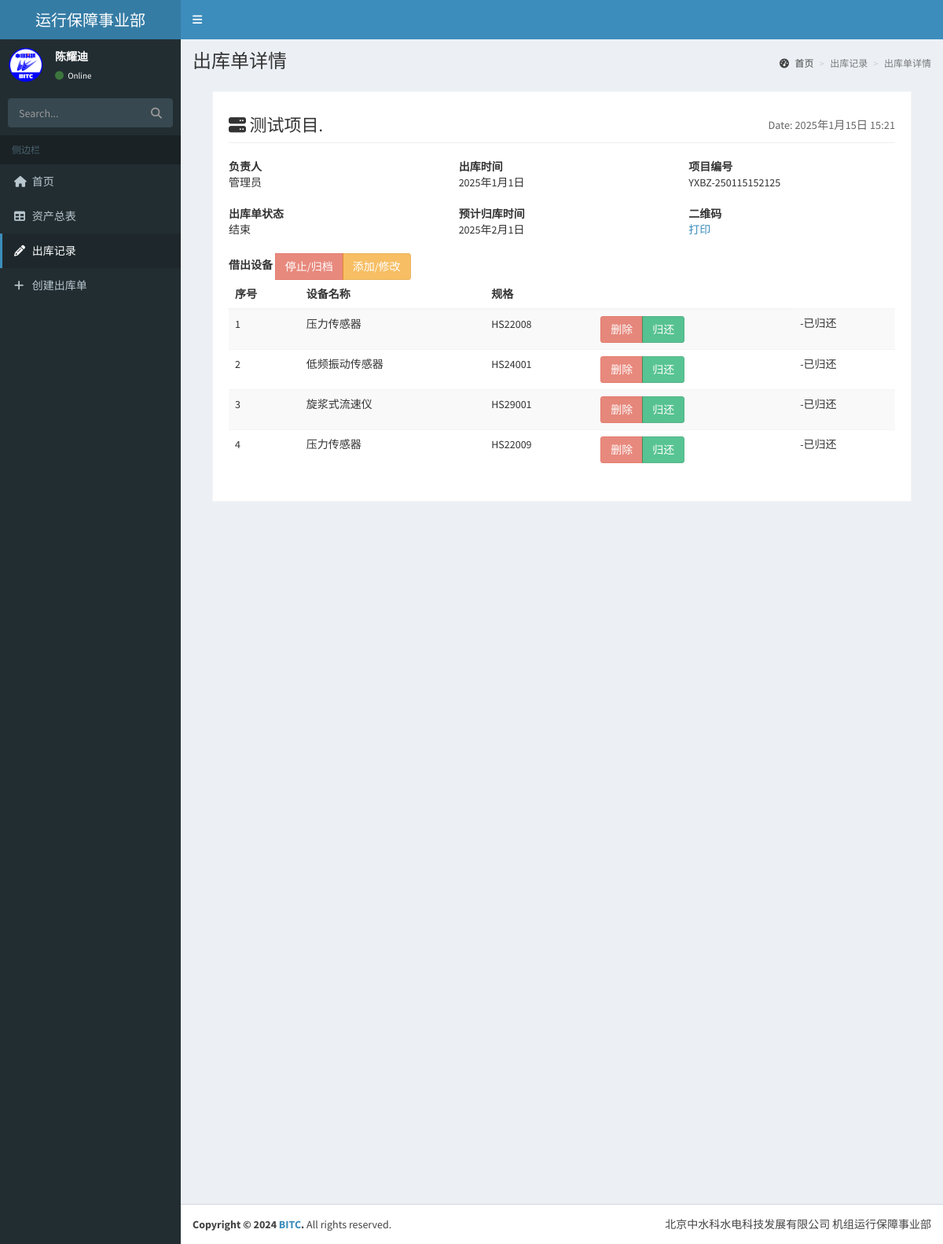
The page /assetsmanagermini/table/detail/YXBZ-250115152125/info on the database its author committed.
### main_app/models.py (models this page shows, shortened)
class Tables(models.Model):
    St_Outgoing_Choise = (
        ('进行', '进行'),
        ('结束', '结束'),
        ('挂起', '挂起')
    )
    Number_form = models.CharField(max_length=50, verbose_name='出库单编号', null=True, blank=True)
    Name_person = models.CharField(max_length=50, verbose_name='负责人', null=True, blank=True)
    Create_time = models.DateTimeField(auto_now_add=True, verbose_name='申请时间', null=True, blank=True)
    Start_date = models.DateField(verbose_name='出库时间', null=True, blank=True, auto_now=False)
    End_date = models.DateField(verbose_name='预计入库时间', null=True, blank=True, auto_now=False)
    Project = models.CharField(max_length=50, verbose_name='申请项目', null=True, blank=True)
    Status = models.CharField(max_length=10, verbose_name='单状态', null=True, blank=True, choices=St_Outgoing_Choise)
    Form_uid = models.UUIDField(default=uuid.uuid4, editable=False, unique=True)
    Asset_list = models.TextField(verbose_name='归档设备列表', null=True, blank=True, default='')

class RecordTables(models.Model):
    Table = models.ForeignKey(Tables, on_delete=models.CASCADE)
    Asset = models.ForeignKey(Assets, on_delete=models.CASCADE)
    DateTime = models.DateTimeField(auto_now_add=True)
    IdentfyCode = models.UUIDField(default=uuid.uuid4, editable=False, unique=True)

class Assets(models.Model):
    No = models.CharField(max_length=50, verbose_name='编号', null=True, blank=True)
    Na = models.CharField(max_length=50, verbose_name='名称', null=True, blank=True)
    Mo = models.CharField(max_length=50, verbose_name='规格/型号', null=True, blank=True)
    Co = models.IntegerField(verbose_name='数量', null=True, blank=True)
    Ma = models.CharField(max_length=50, verbose_name='生产厂家', null=True, blank=True)
    Ra = models.CharField(max_length=50, verbose_name='量程', null=True, blank=True)
    Lo = models.CharField(max_length=50, verbose_name='存放货架', null=True, blank=True)
    St = models.BooleanField(verbose_name='借出状态', null=True, blank=True)
    Bo = models.DateField(auto_now=False, verbose_name='借出时间', null=True, blank=True)
    Ba = models.DateField(auto_now=False, verbose_name='预计归还时间', null=True, blank=True)
    Po = models.CharField(max_length=50, verbose_name='借用项目', null=True, blank=True)
    Rm = models.TextField(verbose_name='备注', null=True, blank=True)

### main_app/views.py (the view)
# urls.py: path('table/detail/<str:oid>/info', views.outgoingdetail, name='outgoingdetailinfo'),
def outgoingdetail(request, oid):
    if request.method == "GET":
        metching = Tables.objects.get(Number_form=oid)
        metch_records = RecordTables.objects.filter(Table=metching).select_related("Asset").all()
        return render(request, template_name='assets/outgoingdetail.html', context={
            'outgoing': metching,
            'assets': metch_records,
        })

### templates/assets/outgoingdetail.html (shortened to what this page needs)
{% extends 'starter.html' %}
{% load static %}
{% block pageheader %}出库单详情{% endblock %}
{% block Username %}陈耀迪{% endblock %}
{% block secondpage %}出库记录{% endblock %}
{% block thirdpage %}出库单详情{% endblock %}
{% block isActive3 %}"active"{% endblock %}
{% block css %}
    <link rel="stylesheet" href="{% static 'adminlet-2.4.10/dist/css/skins/_all-skins.min.css' %}">
{% endblock %}
{% block content %}
    <section class="invoice">
        <div class="row">
            <div class="col-xs-12">
                <h2 class="page-header">
                    <i class="fa fa-server"></i> {{ outgoing.Project }}.
                    <small class="pull-right">Date: {{ outgoing.Create_time }}</small>
                </h2>
            </div>
        </div>
        <div class="row invoice-info">
            <div class="col-sm-4 invoice-col">
                <b>负责人</b>
                <address>
                    {{ outgoing.Name_person }}
                </address>
                <b>出库单状态</b>
                <address>
                    {{ outgoing.Status }}
                </address>
            </div>
            <div class="col-sm-4 invoice-col">
                <b>出库时间</b>
                <address>
                    {{ outgoing.Start_date }}
                </address>
                <b>预计归库时间</b>
                <address>
                    {{ outgoing.End_date }}
                </address>
            </div>
            <div class="col-sm-4 invoice-col">
                <b>项目编号</b>
                <address>
                    {{ outgoing.Number_form }}
                </address>
                <b>二维码</b>
                <address>
                    <a href="" id="barcode">打印</a>
                </address>
            </div>
        </div>
        <div class="row">
            <div class="col-xs-12 table-responsive">
                <b>借出设备</b>
                <table id="example1" class="table table-striped">
                    <thead>
                    <tr>
                        <th>序号</th>
                        <th>设备名称</th>
                        <th>规格</th>
                        <th></th>
                    </tr>
                    </thead>
                    {% if assets %}
                        <tbody>
                        {% for asset in assets %}
                            <tr>
                                <td>{{ forloop.counter }}</td>
                                <td>{{ asset.Asset.Na }}</td>
                                <td>{{ asset.Asset.Mo }}</td>
                                <td>
                                    <div class="btn-group">
                                        <input type="button" class="btn btn-danger remove" id="remove"
                                               href="" value="删除" asset_id="{{ asset.Asset.No }}"
                                               {% if outgoing.Status != '进行' %}disabled{% endif %}>
                                        <input type="button" class="btn btn-success back" id="back"
                                               href="" value="归还" asset_id="{{ asset.Asset.No }}"
                                               {% if asset.Asset.St != 1 %}disabled{% endif %}>
                                    </div>
                                </td>
                                {% if asset.Asset.St != 1 %}<td>-已归还</td>{% endif %}
                            </tr>
                        {% endfor %}
                        </tbody>
                    {% else %}
                        <td align="center" colspan="5">该出库单中尚未添加资产</td>
                    {% endif %}
                    <div class="btn-group">
                        <input type="button" class="btn btn-danger" id="over"
                               href="" value="停止/归档" {% if outgoing.Status == '结束' %}disabled{% endif %}>
                        <input type="button" class="btn btn-warning" id="change"
                               href="" value="添加/修改" {% if outgoing.Status == '结束' %}disabled{% endif %}>
                    </div>
                </table>
            </div>
        </div>
    </section>
{% endblock %}

### templates/starter.html (shortened to what this page needs)
{% load static %}
<!DOCTYPE html>
<html>
<head>
    <link rel="stylesheet" href="{% static 'adminlet-2.4.10/bower_components/bootstrap/dist/css/bootstrap.min.css' %}">
    <link rel="stylesheet" href="{% static 'adminlet-2.4.10/bower_components/font-awesome/css/font-awesome.min.css' %}">
    <link rel="stylesheet" href="{% static 'adminlet-2.4.10/bower_components/Ionicons/css/ionicons.min.css' %}">
    <link rel="stylesheet" href="{% static 'adminlet-2.4.10/dist/css/AdminLTE.min.css' %}">
    <link rel="stylesheet" href="{% static 'adminlet-2.4.10/dist/css/skins/skin-blue.min.css' %}">
    {% block css %}{% endblock %}
</head>
<body class="hold-transition skin-blue sidebar-mini">
<div class="wrapper">
    <header class="main-header">
        <a href="adm_tpl/index2.html" class="logo">
            <span class="logo-lg">运行保障事业部</span>
        </a>
        <nav class="navbar navbar-static-top" role="navigation">
            <a href="#" class="sidebar-toggle" data-toggle="push-menu" role="button">
            </a>
        </nav>
    </header>
    <aside class="main-sidebar">
        <section class="sidebar">
            <div class="user-panel">
                <div class="pull-left image">
                    <img src="{% static 'adminlet-2.4.10/dist/img/logonew_1.png' %}" class="img-circle"
                         alt="User Image">
                </div>
                <div class="pull-left info">
                    <p>{% block Username %}用户名{% endblock %}</p>
                    <a href="#"><i class="fa fa-circle text-success"></i> Online</a>
                </div>
            </div>
            <form action="#" method="get" class="sidebar-form">
                <div class="input-group">
                    <input type="text" name="q" class="form-control" placeholder="Search...">
                    <span class="input-group-btn">
              <button type="submit" name="search" id="search-btn" class="btn btn-flat"><i class="fa fa-search"></i>
              </button>
            </span>
                </div>
            </form>
            <ul class="sidebar-menu" data-widget="tree">
                <li class="header">侧边栏</li>
                <li class={% block isActive1 %}""{% endblock %}><a href="{% url 'home' %}"><i class="fa fa-home"></i>
                    <span>首页</span></a></li>
                <li class={% block isActive2 %}""{% endblock %}><a href="{% url 'assets' %}"><i class="fa fa-table"></i>
                    <span>资产总表</span></a></li>
                <li class={% block isActive3 %}""{% endblock %}><a href="{% url 'outgoing' %}"><i
                        class="fa fa-pencil"></i> <span>出库记录</span></a></li>
                <li class={% block isActive4 %}""{% endblock %}><a href="{% url 'outlet' %}"><i
                        class="fa fa-plus"></i> <span>创建出库单</span></a></li>
            </ul>
        </section>
    </aside>
    <div class="content-wrapper">
        <section class="content-header">
            <h1>
                {% block pageheader %}{% endblock %}
            </h1>
            <ol class="breadcrumb">
                <li><a href="{% url 'home' %}"><i class="fa fa-dashboard"></i> 首页</a></li>
                <li class="active">{% block secondpage %}{% endblock %}</li>
                <li class="active">{% block thirdpage %}{% endblock %}</li>
            </ol>
        </section>
        <section class="content container-fluid">
            {% block content %}{% endblock %}
        </section>
    </div>
    <footer class="main-footer">
        <div class="pull-right hidden-xs">
            北京中水科水电科技发展有限公司 机组运行保障事业部
        </div>
        <strong>Copyright &copy; 2024 <a href="#">BITC</a>.</strong> All rights reserved.
    </footer>
</div>
</body>
</html>

### rows shown on the page
Tables: Project "测试项目", Create_time "2025年1月15日 15:21", Name_person "管理员", Status "结束", Start_date "2025年1月1日", End_date "2025年2月1日", Number_form "YXBZ-250115152125", Status "删除", Status "停止/归档", Status "添加/修改"
RecordTables: Asset.Na "压力传感器", Asset.Mo "HS22008", Asset.St "归还", shows "-已归还"
RecordTables: Asset.Na "低频振动传感器", Asset.Mo "HS24001", Asset.St "归还", shows "-已归还"
RecordTables: Asset.Na "旋浆式流速仪", Asset.Mo "HS29001", Asset.St "归还", shows "-已归还"
RecordTables: Asset.Na "压力传感器", Asset.Mo "HS22009", Asset.St "归还", shows "-已归还"
